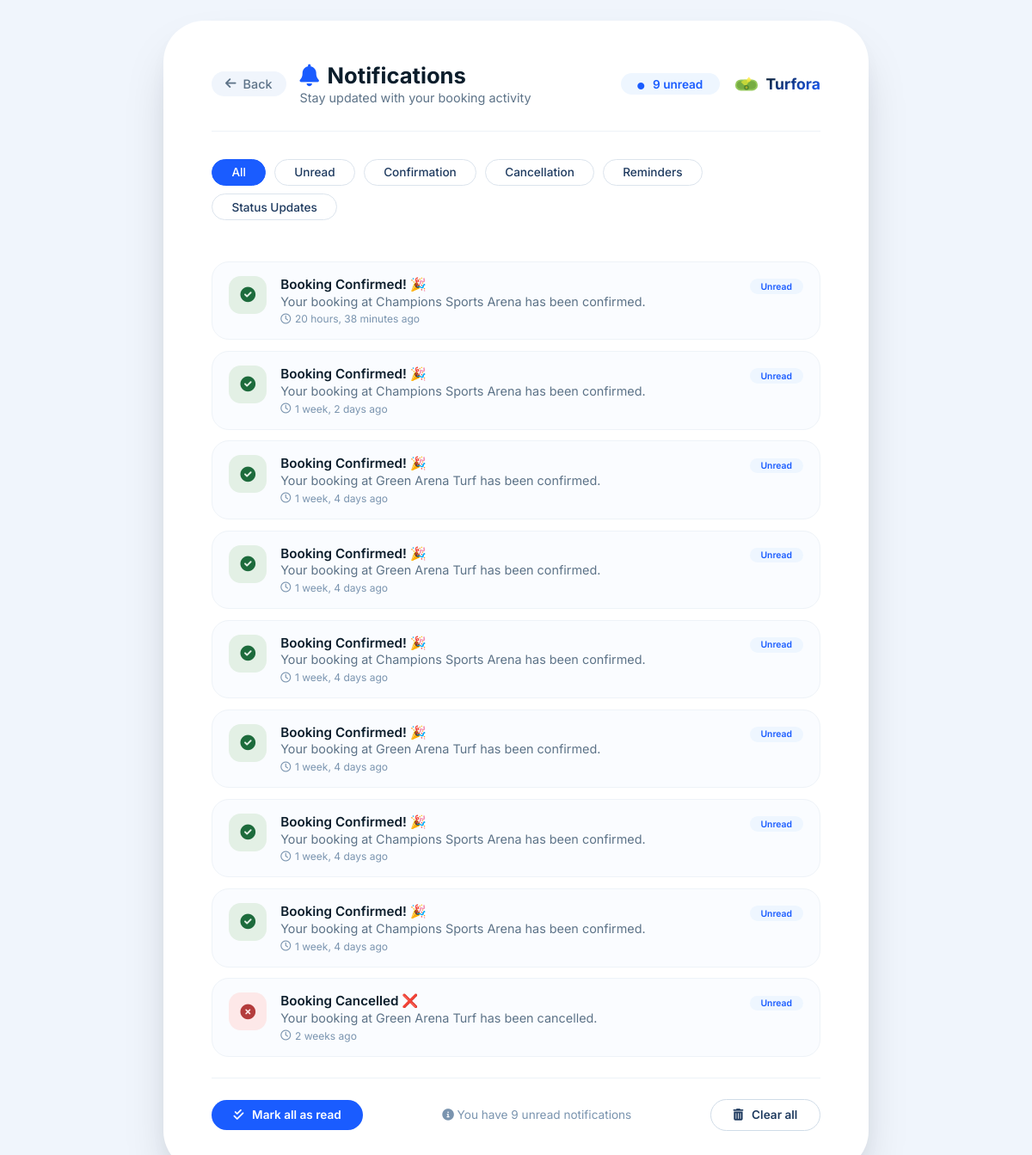
The app's page /notifications/ (signed in) with its own data.
### turforaapp/models.py (models this page shows, shortened)
class Notification(models.Model):
    NOTIFICATION_TYPES = [
        ('confirmation', 'Booking Confirmation'),
        ('cancellation', 'Booking Cancellation'),
        ('reminder', 'Booking Reminder'),
        ('status_change', 'Booking Status Change'),
    ]
    player = models.ForeignKey(
        Playerdetail,
        on_delete=models.CASCADE
    )
    booking = models.ForeignKey(
        Booking,
        on_delete=models.CASCADE,
        null=True,
        blank=True
    )
    notification_type = models.CharField(
        max_length=30,
        choices=NOTIFICATION_TYPES
    )
    message = models.TextField()
    is_read = models.BooleanField(default=False)
    created_at = models.DateTimeField(auto_now_add=True)

### turforaapp/views.py (the view)
# urls.py: path('notifications/', views.notifications, name='notifications'),
def notifications(request):
    player_id = request.session.get('player_id')
    if not player_id:
        return redirect('login')
    user = get_object_or_404(
        Playerdetail,
        id=player_id
    )
    selected_filter = request.GET.get('filter', 'all')
    notifications = Notification.objects.filter(
        player=user
    )
    if selected_filter == 'unread':
        notifications = notifications.filter(
            is_read=False
        )
    elif selected_filter in [
        'confirmation',
        'cancellation',
        'reminder',
        'status_change'
    ]:
        notifications = notifications.filter(
            notification_type=selected_filter
        )
    notifications = notifications.order_by('-created_at')
    unread_count = Notification.objects.filter(
        player=user,
        is_read=False
    ).count()
    return render(
        request,
        'notifications.html',
        {
            'notifications': notifications,
            'user': user,
            'unread_count': unread_count,
            'selected_filter': selected_filter,
        }
    )

### turforaapp/templates/notifications.html (shortened to what this page needs)
<!DOCTYPE html>
<html lang="en">
<head>
    <link rel="stylesheet" href="https://cdnjs.cloudflare.com/ajax/libs/font-awesome/6.0.0-beta3/css/all.min.css" />
</head>
<body>
    <div class="notif-container">
        <div class="notif-header">
            <a href="{% url 'home' user.id%}" class="back-btn"><i class="fas fa-arrow-left"></i> Back</a>
            <div class="title-group">
                <h2><i class="fas fa-bell"></i> Notifications</h2>
                <span class="sub">Stay updated with your booking activity</span>
            </div>
            <div class="notif-count"><i class="fas fa-circle"
                    style="color:#1a5cff;font-size:0.5rem;margin-right:0.4rem;"></i> {{ unread_count }} unread</div>
            <div class="logo-mini">
                <span>Turfora</span>
            </div>
        </div>
        <div class="notif-filters">
            <div class="notif-filters">
                <a href="{% url 'notifications' %}?filter=all"
                    class="filter-btn {% if selected_filter == 'all' %}active{% endif %}">
                    All
                </a>
                <a href="{% url 'notifications' %}?filter=unread"
                    class="filter-btn {% if selected_filter == 'unread' %}active{% endif %}">
                    Unread
                </a>
                <a href="{% url 'notifications' %}?filter=confirmation"
                    class="filter-btn {% if selected_filter == 'confirmation' %}active{% endif %}">
                    Confirmation
                </a>
                <a href="{% url 'notifications' %}?filter=cancellation"
                    class="filter-btn {% if selected_filter == 'cancellation' %}active{% endif %}">
                    Cancellation
                </a>
                <a href="{% url 'notifications' %}?filter=reminder"
                    class="filter-btn {% if selected_filter == 'reminder' %}active{% endif %}">
                    Reminders
                </a>
                <a href="{% url 'notifications' %}?filter=status_change"
                    class="filter-btn {% if selected_filter == 'status_change' %}active{% endif %}">
                    Status Updates
                </a>
            </div>
        </div>
        <div class="notif-list">
            {% for notification in notifications %}
            <div class="notif-item">
                <div class="notif-icon
        {% if notification.notification_type == 'confirmation' %}
            confirmation
        {% elif notification.notification_type == 'cancellation' %}
            cancellation
        {% elif notification.notification_type == 'reminder' %}
            reminder
        {% elif notification.notification_type == 'status_change' %}
            status
        {% endif %}
    ">
                    {% if notification.notification_type == 'confirmation' %}
                    <i class="fas fa-check-circle"></i>
                    {% elif notification.notification_type == 'cancellation' %}
                    <i class="fas fa-times-circle"></i>
                    {% elif notification.notification_type == 'reminder' %}
                    <i class="fas fa-clock"></i>
                    {% elif notification.notification_type == 'status_change' %}
                    <i class="fas fa-sync-alt"></i>
                    {% endif %}
                </div>
                <div class="notif-content">
                    <div class="notif-title">
                        {% if notification.notification_type == 'confirmation' %}
                        Booking Confirmed! 🎉
                        {% elif notification.notification_type == 'cancellation' %}
                        Booking Cancelled ❌
                        {% elif notification.notification_type == 'reminder' %}
                        Booking Reminder ⏰
                        {% elif notification.notification_type == 'status_change' %}
                        Booking Status Updated 🔄
                        {% endif %}
                    </div>
                    <div class="notif-message">
                        {{ notification.message }}
                    </div>
                    <div class="notif-time">
                        <i class="far fa-clock"></i>
                        {{ notification.created_at|timesince }} ago
                    </div>
                </div>
                {% if notification.is_read %}
                <span class="notif-status read">
                    Read
                </span>
                {% else %}
                <span class="notif-status unread">
                    Unread
                </span>
                {% endif %}
            </div>
            {% empty %}
            <div style="text-align:center; padding:40px; color:#7a94af;">
                <i class="fas fa-bell-slash" style="font-size:35px; margin-bottom:15px;">
                </i>
                <p>No notifications found.</p>
            </div>
            {% endfor %}
        </div>
        <div class="notif-actions">
            <form method="POST" action="{% url 'mark_all_notifications_read' %}">
                <button type="submit" class="btn btn-primary">
                    <i class="fas fa-check-double"></i>
                    Mark all as read
                </button>
            </form>
            <span class="text-muted">
                <i class="fas fa-info-circle"></i>
                You have {{ unread_count }} unread notifications
            </span>
            <form method="POST" action="{% url 'clear_all_notifications' %}">
                <button type="submit" class="btn btn-outline">
                    <i class="fas fa-trash-alt"></i>
                    Clear all
                </button>
            </form>
        </div>
    </div>
</body>
</html>

### turforaapp/templates/notifications.html (style rules this page uses)
* { margin: 0; padding: 0; box-sizing: border-box; }
body { font-family: 'Inter', sans-serif; background: #f0f5fc; color: #0b1d2b; padding: 1.5rem; min-height: 100vh; display: flex; align-items: center; justify-content: center; }
.notif-container { max-width: 820px; width: 100%; background: #ffffff; border-radius: 48px; box-shadow: 0 30px 60px -20px rgba(0, 20, 30, 0.25), 0 10px 30px -10px rgba(0, 0, 0, 0.05); padding: 3rem 3.5rem; transition: all 0.2s ease; }
.notif-header { display: flex; align-items: center; gap: 1rem; padding-bottom: 1.8rem; border-bottom: 1px solid #edf2f7; margin-bottom: 2rem; flex-wrap: wrap; }
.notif-header .back-btn { display: inline-flex; align-items: center; gap: 0.5rem; color: #5d7388; text-decoration: none; font-weight: 500; transition: 0.15s; padding: 0.4rem 1rem; border-radius: 40px; background: #f0f5fc; font-size: 0.9rem; }
.notif-header .title-group h2 { font-size: 1.6rem; font-weight: 700; color: #0b1d2b; display: flex; align-items: center; gap: 0.6rem; }
.notif-header .title-group h2 i { color: #1a5cff; }
.notif-header .title-group .sub { color: #5d7388; font-size: 0.9rem; }
.notif-header .notif-count { margin-left: auto; background: #eef6ff; color: #1a5cff; padding: 0.3rem 1.2rem; border-radius: 40px; font-size: 0.85rem; font-weight: 600; }
.logo-mini { display: flex; align-items: center; gap: 0.5rem; font-weight: 700; font-size: 1.1rem; color: #0b1d2b; }
.logo-mini svg { width: 30px; height: 30px; }
.logo-mini span { background: linear-gradient(145deg, #0b1d2b, #1a5cff); background-clip: text; -webkit-background-clip: text; -webkit-text-fill-color: transparent; }
.notif-filters { display: flex; gap: 0.6rem; flex-wrap: wrap; margin-bottom: 1.5rem; }
.notif-filters .filter-btn { padding: 0.4rem 1.4rem; border-radius: 40px; border: 1.5px solid #dce4ed; background: transparent; font-family: inherit; font-size: 0.85rem; font-weight: 500; color: #1e3a5f; cursor: pointer; transition: 0.15s; }
.notif-filters .filter-btn.active { background: #1a5cff; color: white; border-color: #1a5cff; }
.notif-list { display: flex; flex-direction: column; gap: 0.8rem; }
.notif-item { display: flex; align-items: flex-start; gap: 1rem; padding: 1rem 1.2rem; background: #fafcff; border-radius: 20px; border: 1px solid #eef3f8; transition: 0.15s; cursor: pointer; }
.notif-item .notif-icon { width: 44px; height: 44px; border-radius: 14px; display: flex; align-items: center; justify-content: center; font-size: 1.1rem; flex-shrink: 0; }
.notif-item .notif-icon.confirmation { background: #e3f0e5; color: #1d6b3c; }
.notif-item .notif-icon.cancellation { background: #fde8e8; color: #b33c3c; }
.notif-item .notif-content { flex: 1; }
.notif-item .notif-content .notif-title { font-weight: 600; font-size: 0.95rem; color: #0b1d2b; }
.notif-item .notif-content .notif-message { font-size: 0.9rem; color: #5d7388; margin-top: 0.1rem; }
.notif-item .notif-content .notif-time { font-size: 0.75rem; color: #7a94af; margin-top: 0.3rem; display: flex; align-items: center; gap: 0.3rem; }
.notif-item .notif-status { font-size: 0.65rem; font-weight: 600; padding: 0.15rem 0.8rem; border-radius: 30px; flex-shrink: 0; margin-top: 0.2rem; }
.notif-status.unread { background: #eef6ff; color: #1a5cff; }
.notif-actions { display: flex; justify-content: space-between; align-items: center; flex-wrap: wrap; gap: 0.8rem; margin-top: 1.5rem; padding-top: 1.5rem; border-top: 1px solid #edf2f7; }
.btn { padding: 0.6rem 1.6rem; border-radius: 60px; font-weight: 600; font-size: 0.85rem; border: none; cursor: pointer; transition: 0.15s; font-family: inherit; display: inline-flex; align-items: center; gap: 0.6rem; text-decoration: none; }
.btn-outline { background: transparent; color: #1e3a5f; border: 1.5px solid #d0dce8; }
.btn-primary { background: #1a5cff; color: white; }
.text-muted { color: #7a94af; font-size: 0.85rem; }
.notif-filters .filter-btn { text-decoration: none; display: inline-block; }

### records on screen
Notification: notification_type "confirmation" (drawn), message "Your booking at Champions Sports Arena has been confirmed.", created_at "20 hours, 38 minutes", is_read "Unread"
Notification: notification_type "confirmation" (drawn), message "Your booking at Champions Sports Arena has been confirmed.", created_at "1 week, 2 days", is_read "Unread"
Notification: notification_type "confirmation" (drawn), message "Your booking at Green Arena Turf has been confirmed.", created_at "1 week, 4 days", is_read "Unread"
Notification: notification_type "confirmation" (drawn), message "Your booking at Green Arena Turf has been confirmed.", created_at "1 week, 4 days", is_read "Unread"
Notification: notification_type "confirmation" (drawn), message "Your booking at Champions Sports Arena has been confirmed.", created_at "1 week, 4 days", is_read "Unread"
Notification: notification_type "confirmation" (drawn), message "Your booking at Green Arena Turf has been confirmed.", created_at "1 week, 4 days", is_read "Unread"
Notification: notification_type "confirmation" (drawn), message "Your booking at Champions Sports Arena has been confirmed.", created_at "1 week, 4 days", is_read "Unread"
Notification: notification_type "confirmation" (drawn), message "Your booking at Champions Sports Arena has been confirmed.", created_at "1 week, 4 days", is_read "Unread"
Notification: notification_type "cancellation" (drawn), message "Your booking at Green Arena Turf has been cancelled.", created_at "2 weeks", is_read "Unread"

### other values on screen
{{ unread_count }} "9"
